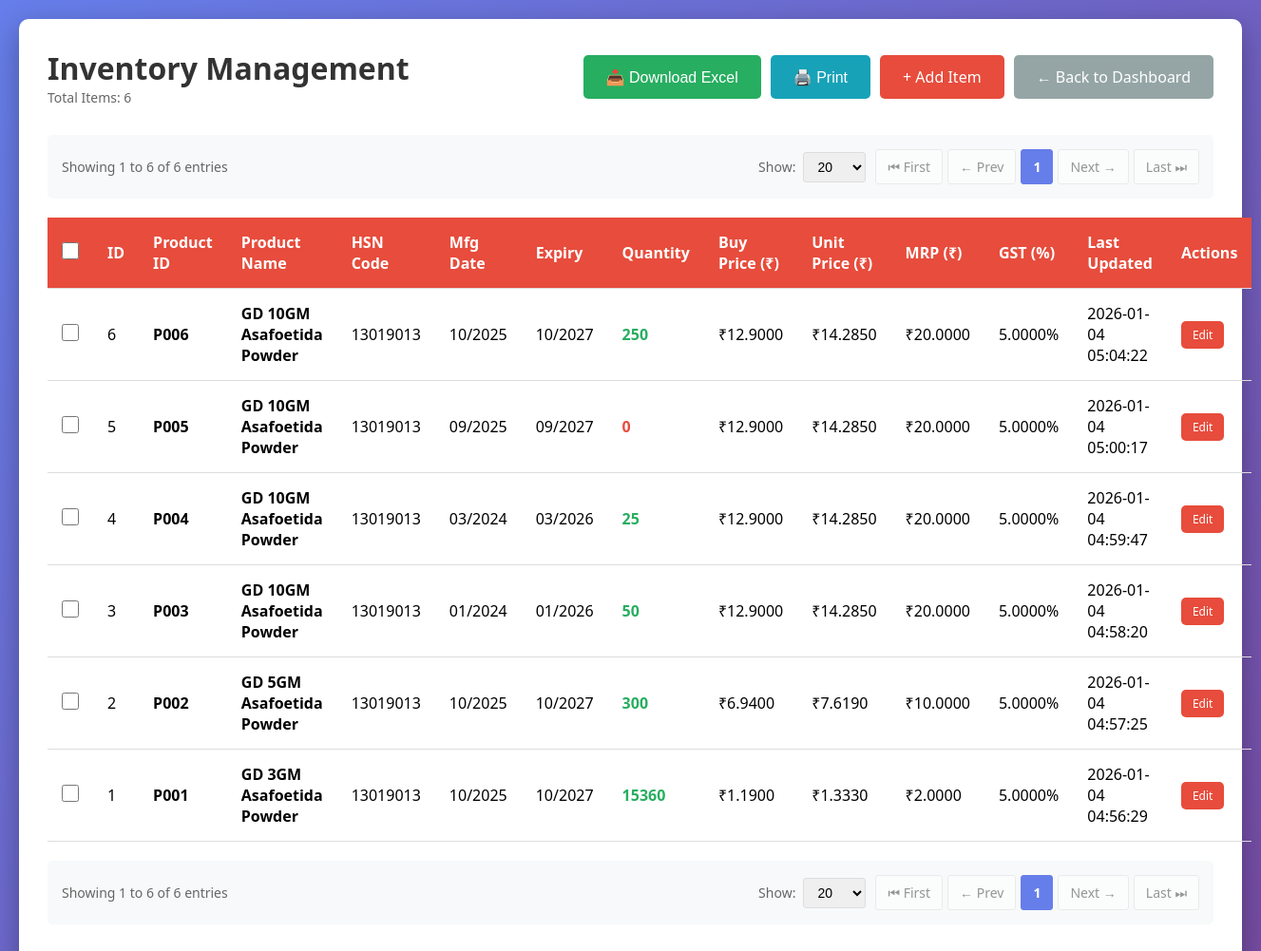
The app's page /inventory/, older data.
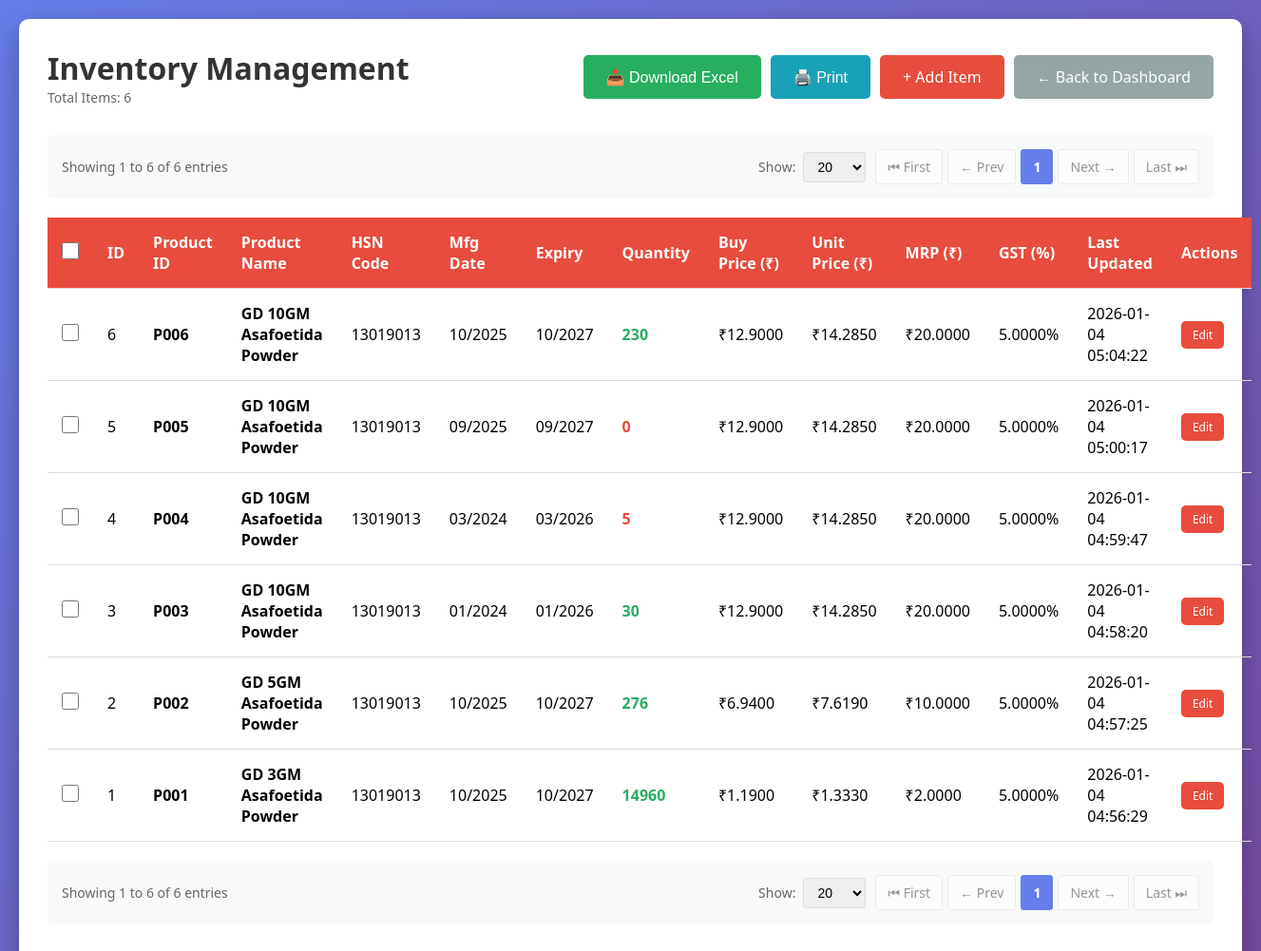
The same page, newer data.
### tables this page shows
CREATE TABLE inventory (
                    id INTEGER PRIMARY KEY AUTOINCREMENT,
                    product_id TEXT UNIQUE NOT NULL,
                    product_name TEXT NOT NULL,
                    hsn_code TEXT,
                    manufacture_date DATE,
                    expiry_month TEXT NOT NULL,
                    quantity INTEGER NOT NULL DEFAULT 0,
                    buy_price REAL NOT NULL DEFAULT 0.0,
                    unit_price REAL NOT NULL DEFAULT 0.0,
                    mrp REAL NOT NULL DEFAULT 0.0,
                    gst_percentage REAL NOT NULL DEFAULT 0.0,
                    created_at TIMESTAMP DEFAULT CURRENT_TIMESTAMP,
                    updated_at TIMESTAMP DEFAULT CURRENT_TIMESTAMP
                );

### routes/inventory.py (the view)
@inventory_bp.route('/')
def index():
    page = request.args.get('page', 1, type=int)
    per_page = request.args.get('per_page', 20, type=int)
    if per_page not in [10, 20, 50, 100]:
        per_page = 20
    if page < 1:
        page = 1
    conn = get_db_connection()
    total_count = conn.execute('SELECT COUNT(*) as count FROM inventory').fetchone()['count']
    total_pages = max(1, (total_count + per_page - 1) // per_page) if total_count > 0 else 1
    if page > total_pages:
        page = total_pages
    offset = (page - 1) * per_page
    items = conn.execute(
        'SELECT * FROM inventory ORDER BY created_at DESC LIMIT ? OFFSET ?',
        (per_page, offset)
    ).fetchall()
    conn.close()
    has_prev = page > 1
    has_next = page < total_pages
    return render_template('inventory/index.html',
                         items=items,
                         page=page,
                         per_page=per_page,
                         total_count=total_count,
                         total_pages=total_pages,
                         has_prev=has_prev,
                         has_next=has_next)

### database.py (called while the page is built)
def get_db_connection():
    conn = sqlite3.connect(DATABASE)
    conn.row_factory = sqlite3.Row
    return conn

### templates/inventory/index.html (shortened to what the changed rows need)
<!DOCTYPE html>
<html lang="en">
<head>
</head>
<body>
    <div class="container">
        <div class="header">
            <div>
                <h1>Inventory Management</h1>
            </div>
        </div>
        {% if total_count > 0 %}
            {% set route_name = 'inventory.index' %}
            {% set extra_params = {} %}
        {% endif %}
        {% if items %}
            <form id="deleteForm" method="POST" action="{{ url_for('inventory.delete_multiple') }}">
                <table>
                    <thead>
                        <tr>
                            <th class="checkbox-cell no-print">
                                <input type="checkbox" id="selectAll" onchange="toggleSelectAll(this)">
                            </th>
                            <th>ID</th>
                            <th>Product ID</th>
                            <th>Product Name</th>
                            <th>HSN Code</th>
                            <th>Mfg Date</th>
                            <th>Expiry</th>
                            <th>Quantity</th>
                            <th>Buy Price (₹)</th>
                            <th>Unit Price (₹)</th>
                            <th>MRP (₹)</th>
                            <th>GST (%)</th>
                            <th>Last Updated</th>
                            <th class="no-print">Actions</th>
                        </tr>
                    </thead>
                    <tbody>
                        {% for item in items %}
                        <tr>
                            <td class="checkbox-cell no-print">
                                <input type="checkbox" name="item_ids[]" value="{{ item['id'] }}" class="item-checkbox" onchange="updateSelection()">
                            </td>
                            <td>{{ item['id'] }}</td>
                            <td><strong>{{ item['product_id'] }}</strong></td>
                            <td><strong>{{ item['product_name'] }}</strong></td>
                            <td>{{ item['hsn_code'] or 'N/A' }}</td>
                            <td>
                                {% if item['manufacture_date'] %}
                                    {% set date_parts = item['manufacture_date'].split('-') %}
                                    {% if date_parts|length == 3 %}
                                        {{ date_parts[1] }}/{{ date_parts[0] }}
                                    {% else %}
                                        {{ item['manufacture_date'] }}
                                    {% endif %}
                                {% else %}
                                    N/A
                                {% endif %}
                            </td>
                            <td>
                                {% if item['expiry_month'] %}
                                    {% set parts = item['expiry_month'].split('-') %}
                                    {% if parts|length == 2 %}
                                        {{ parts[1] }}/{{ parts[0] }}
                                    {% else %}
                                        {{ item['expiry_month'] }}
                                    {% endif %}
                                {% else %}
                                    N/A
                                {% endif %}
                            </td>
                            <td>
                                <span class="{% if item['quantity'] < 10 %}low-stock{% else %}in-stock{% endif %}">
                                    {{ item['quantity'] }}
                                </span>
                            </td>
                            <td>₹{{ "%.4f"|format(item['buy_price']) }}</td>
                            <td>₹{{ "%.4f"|format(item['unit_price']) }}</td>
                            <td>₹{{ "%.4f"|format(item['mrp']) }}</td>
                            <td>{{ "%.4f"|format(item['gst_percentage']) }}%</td>
                            <td>{{ item['updated_at'] }}</td>
                            <td class="no-print">
                                <a href="{{ url_for('inventory.update', id=item['id']) }}"
                                   class="btn btn-primary" style="padding: 6px 12px; font-size: 12px;">Edit</a>
                            </td>
                        </tr>
                        {% endfor %}
                    </tbody>
                </table>
            </form>
            {% if total_count > 0 %}
                {% set route_name = 'inventory.index' %}
                {% set extra_params = {} %}
            {% endif %}
        {% else %}
            <div class="no-data">
                <p>No inventory items found. Click "Add Item" to get started!</p>
            </div>
        {% endif %}
    </div>
</body>
</html>

Row changes from the older to the newer data that the page shows:
changed inventory id 6: quantity "250" → "230"
changed inventory id 4: quantity "25" → "5"
changed inventory id 3: quantity "50" → "30"
changed inventory "GD 5GM Asafoetida Powder": quantity "300" → "276"
changed inventory "GD 3GM Asafoetida Powder": quantity "15360" → "14960"
